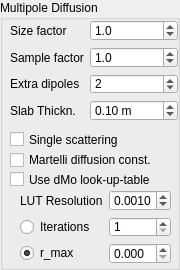
<?xml version="1.0" encoding="UTF-8"?>
<ui version="4.0">
 <class>MultipoleBSSRDFSettings</class>
 <widget class="QGroupBox" name="MultipoleBSSRDFSettings">
  <property name="geometry">
   <rect>
    <x>0</x>
    <y>0</y>
    <width>180</width>
    <height>270</height>
   </rect>
  </property>
  <property name="minimumSize">
   <size>
    <width>180</width>
    <height>270</height>
   </size>
  </property>
  <property name="maximumSize">
   <size>
    <width>16777215</width>
    <height>270</height>
   </size>
  </property>
  <property name="windowTitle">
   <string>GroupBox</string>
  </property>
  <property name="title">
   <string>Multipole Diffusion</string>
  </property>
  <widget class="QWidget" name="formLayoutWidget_4">
   <property name="geometry">
    <rect>
     <x>10</x>
     <y>20</y>
     <width>168</width>
     <height>101</height>
    </rect>
   </property>
   <layout class="QFormLayout" name="formLayout_7">
    <item row="0" column="0">
     <widget class="QLabel" name="subsurfaceSizeLabel">
      <property name="text">
       <string>Size factor</string>
      </property>
     </widget>
    </item>
    <item row="0" column="1">
     <widget class="QDoubleSpinBox" name="subsurfaceSizeSpinBox">
      <property name="maximumSize">
       <size>
        <width>100</width>
        <height>16777215</height>
       </size>
      </property>
      <property name="decimals">
       <number>1</number>
      </property>
      <property name="maximum">
       <double>100000.000000000000000</double>
      </property>
      <property name="singleStep">
       <double>0.100000000000000</double>
      </property>
      <property name="value">
       <double>1.000000000000000</double>
      </property>
     </widget>
    </item>
    <item row="1" column="0">
     <widget class="QLabel" name="subsurfaceSampleFactorLabel">
      <property name="text">
       <string>Sample factor</string>
      </property>
     </widget>
    </item>
    <item row="1" column="1">
     <widget class="QDoubleSpinBox" name="subsurfaceSampleFactorSpinBox">
      <property name="maximumSize">
       <size>
        <width>100</width>
        <height>16777215</height>
       </size>
      </property>
      <property name="decimals">
       <number>1</number>
      </property>
      <property name="maximum">
       <double>100000.000000000000000</double>
      </property>
      <property name="value">
       <double>1.000000000000000</double>
      </property>
     </widget>
    </item>
    <item row="2" column="0">
     <widget class="QLabel" name="label">
      <property name="text">
       <string>Extra dipoles</string>
      </property>
     </widget>
    </item>
    <item row="2" column="1">
     <widget class="QSpinBox" name="extraDipolesSpinBox">
      <property name="maximum">
       <number>1000</number>
      </property>
      <property name="value">
       <number>2</number>
      </property>
     </widget>
    </item>
    <item row="3" column="0">
     <widget class="QLabel" name="label_2">
      <property name="text">
       <string>Slab Thickn.</string>
      </property>
     </widget>
    </item>
    <item row="3" column="1">
     <widget class="QDoubleSpinBox" name="slabThicknessSpinBox">
      <property name="suffix">
       <string> m</string>
      </property>
      <property name="maximum">
       <double>100.000000000000000</double>
      </property>
      <property name="singleStep">
       <double>0.010000000000000</double>
      </property>
      <property name="value">
       <double>0.100000000000000</double>
      </property>
     </widget>
    </item>
   </layout>
  </widget>
  <widget class="QCheckBox" name="singleScatteringCheckBox">
   <property name="geometry">
    <rect>
     <x>10</x>
     <y>130</y>
     <width>161</width>
     <height>19</height>
    </rect>
   </property>
   <property name="text">
    <string>Single scattering</string>
   </property>
  </widget>
  <widget class="QCheckBox" name="martelliDCheckBox">
   <property name="geometry">
    <rect>
     <x>10</x>
     <y>150</y>
     <width>161</width>
     <height>20</height>
    </rect>
   </property>
   <property name="text">
    <string>Martelli diffusion const.</string>
   </property>
  </widget>
  <widget class="QCheckBox" name="useLutCheckBox">
   <property name="geometry">
    <rect>
     <x>10</x>
     <y>170</y>
     <width>161</width>
     <height>19</height>
    </rect>
   </property>
   <property name="toolTip">
    <string>Use a look-up-table for contributions to the radiant extitance</string>
   </property>
   <property name="text">
    <string>Use dMo look-up-table</string>
   </property>
  </widget>
  <widget class="QWidget" name="formLayoutWidget">
   <property name="geometry">
    <rect>
     <x>20</x>
     <y>190</y>
     <width>156</width>
     <height>74</height>
    </rect>
   </property>
   <layout class="QFormLayout" name="formLayout">
    <property name="fieldGrowthPolicy">
     <enum>QFormLayout::AllNonFixedFieldsGrow</enum>
    </property>
    <item row="0" column="0">
     <widget class="QLabel" name="lutLabel">
      <property name="text">
       <string>LUT Resolution</string>
      </property>
     </widget>
    </item>
    <item row="0" column="1">
     <widget class="QDoubleSpinBox" name="lutResolutionSpinBox">
      <property name="maximumSize">
       <size>
        <width>62</width>
        <height>16777215</height>
       </size>
      </property>
      <property name="decimals">
       <number>4</number>
      </property>
      <property name="singleStep">
       <double>0.001000000000000</double>
      </property>
      <property name="value">
       <double>0.001000000000000</double>
      </property>
     </widget>
    </item>
    <item row="1" column="0">
     <widget class="QRadioButton" name="lutMCRadioButton">
      <property name="toolTip">
       <string>Iterations for Monte-Carlo integration of Rd</string>
      </property>
      <property name="text">
       <string>Iterations</string>
      </property>
     </widget>
    </item>
    <item row="1" column="1">
     <widget class="QSpinBox" name="lutIterationsSpinBox">
      <property name="maximumSize">
       <size>
        <width>62</width>
        <height>16777215</height>
       </size>
      </property>
      <property name="minimum">
       <number>1</number>
      </property>
      <property name="maximum">
       <number>1000000</number>
      </property>
     </widget>
    </item>
    <item row="2" column="0">
     <widget class="QRadioButton" name="lutRMaxRadioButton">
      <property name="text">
       <string>r_max</string>
      </property>
      <property name="checked">
       <bool>true</bool>
      </property>
     </widget>
    </item>
    <item row="2" column="1">
     <widget class="QDoubleSpinBox" name="lutRMaxSpinBox">
      <property name="maximumSize">
       <size>
        <width>62</width>
        <height>16777215</height>
       </size>
      </property>
      <property name="decimals">
       <number>3</number>
      </property>
      <property name="singleStep">
       <double>0.010000000000000</double>
      </property>
     </widget>
    </item>
   </layout>
  </widget>
 </widget>
 <resources/>
 <connections/>
</ui>
